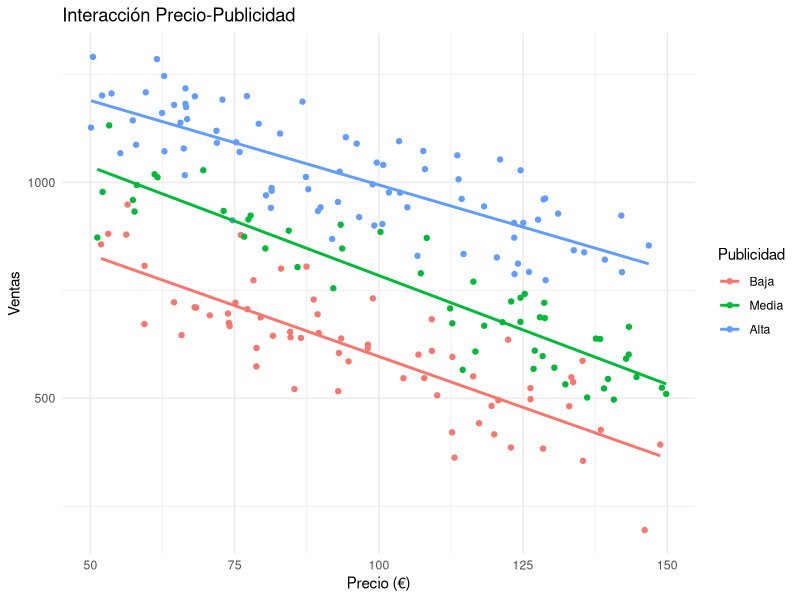

Write R code to recreate this figure.
## ---- chunk 1
# Generar datos de ejemplo con diferentes escalas
set.seed(123)
n <- 100

# Variable de ejemplo: Ingresos en miles de euros
ingresos <- rnorm(n, mean = 50, sd = 15)

# Aplicar diferentes transformaciones
ingresos_std <- scale(ingresos)[,1]  # Estandarización
ingresos_norm <- (ingresos - min(ingresos)) / (max(ingresos) - min(ingresos))  # Min-Max
ingresos_robust <- (ingresos - median(ingresos)) / IQR(ingresos)  # Robusto

# Crear tabla comparativa
library(knitr)
tabla_escalado <- data.frame(
  Método = c("Original", "Estandarización", "Min-Max", "Escalado Robusto"),
  Media = round(c(mean(ingresos), mean(ingresos_std), mean(ingresos_norm), median(ingresos_robust)), 3),
  Desviación = round(c(sd(ingresos), sd(ingresos_std), sd(ingresos_norm), mad(ingresos_robust)), 3),
  Mínimo = round(c(min(ingresos), min(ingresos_std), min(ingresos_norm), min(ingresos_robust)), 3),
  Máximo = round(c(max(ingresos), max(ingresos_std), max(ingresos_norm), max(ingresos_robust)), 3),
  Rango = round(c(
    max(ingresos) - min(ingresos),
    max(ingresos_std) - min(ingresos_std),
    max(ingresos_norm) - min(ingresos_norm),
    max(ingresos_robust) - min(ingresos_robust)
  ), 3)
)

kable(tabla_escalado, caption = "Comparación de métodos de escalado en variable Ingresos")
## ---- chunk 2
# Datos con outliers
set.seed(456)
datos_normales <- rnorm(95, 10, 2)
outliers <- c(25, 30, 35, 40, 45)
datos_outliers <- c(datos_normales, outliers)

# Aplicar diferentes métodos de escalado
std_clasica <- scale(datos_outliers)[,1]
norm_minmax <- (datos_outliers - min(datos_outliers)) / (max(datos_outliers) - min(datos_outliers))
escalado_robusto <- (datos_outliers - median(datos_outliers)) / IQR(datos_outliers)

# Crear tabla comparativa
library(knitr)
tabla_outliers <- data.frame(
  Método = c("Original", "Estandarización", "Min-Max", "Escalado Robusto"),
  Media_Mediana = round(c(mean(datos_outliers), mean(std_clasica), mean(norm_minmax), median(escalado_robusto)), 3),
  Desviación = round(c(sd(datos_outliers), sd(std_clasica), sd(norm_minmax), mad(escalado_robusto)), 3),
  Mínimo = round(c(min(datos_outliers), min(std_clasica), min(norm_minmax), min(escalado_robusto)), 3),
  Máximo = round(c(max(datos_outliers), max(std_clasica), max(norm_minmax), max(escalado_robusto)), 3),
  Q25_Q75 = c(
    paste(round(quantile(datos_outliers, c(0.25, 0.75)), 2), collapse = " - "),
    paste(round(quantile(std_clasica, c(0.25, 0.75)), 2), collapse = " - "),
    paste(round(quantile(norm_minmax, c(0.25, 0.75)), 2), collapse = " - "),
    paste(round(quantile(escalado_robusto, c(0.25, 0.75)), 2), collapse = " - ")
  )
)

kable(tabla_outliers, caption = "Comparación de métodos de escalado con outliers presentes")
## ---- chunk 3
# Crear datos de ejemplo
suppressPackageStartupMessages(library(caret))
datos <- data.frame(
  ID = 1:5,
  Color = c("Rojo", "Verde", "Azul", "Rojo", "Verde")
)
## ---- chunk 4
one_hot_completo <- model.matrix(~ Color - 1, data = datos)
one_hot_completo
## ---- chunk 5

one_hot_referencia <- model.matrix(~ Color, data = datos)[, -1]
one_hot_referencia
## ---- chunk 6
dummy_vars <- dummyVars(~ Color, data = datos, fullRank = TRUE)
one_hot_caret <- predict(dummy_vars, newdata = datos)
one_hot_caret
## ---- chunk 7
# Crear datos de ejemplo
datos <- data.frame(
  ID = 1:5,
  Satisfaccion = c("Muy Insatisfecho", "Insatisfecho", "Neutral", "Satisfecho", "Muy Satisfecho")
)

# Convertir en factor ordenado
datos$Satisfaccion_factor <- factor(datos$Satisfaccion, 
                                     levels = c("Muy Insatisfecho", "Insatisfecho", "Neutral", "Satisfecho", "Muy Satisfecho"), 
                                     ordered = TRUE)

# Codificación ordinal manual
datos$Satisfaccion_codificada <- as.numeric(datos$Satisfaccion_factor)

# Verificar la codificación
datos
## ---- chunk 8
# Simular variable respuesta correlacionada con el orden
set.seed(123)
datos$Puntuacion <- c(2, 4, 6, 8, 10) + rnorm(5, mean = 0, sd = 0.5)

# Modelo de regresión
modelo <- lm(Puntuacion ~ Satisfaccion_codificada, data = datos)
summary(modelo)
## ---- chunk 9
# Simulación: efecto de precio y publicidad en ventas
# con interacción (mayor publicidad reduce sensibilidad al precio)
set.seed(789)
n <- 200
precio <- runif(n, 50, 150)  # precio en euros
publicidad <- runif(n, 0, 10)  # gasto en publicidad (miles €)

# Efecto principal negativo del precio, positivo de publicidad
# Interacción: mayor publicidad reduce sensibilidad negativa al precio
ventas <- 1000 - 5*precio + 50*publicidad + 0.8*precio*publicidad/10 + 
          rnorm(n, 0, 50)

datos_inter <- data.frame(precio, publicidad, ventas)

# Modelo con interacción
modelo_interaccion <- lm(ventas ~ precio * publicidad, data = datos_inter)
summary(modelo_interaccion)

# Interpretación del coeficiente de interacción
coef_int <- coef(modelo_interaccion)
cat("Interpretación de la interacción:\n")
cat("Coeficiente interacción:", round(coef_int[4], 3), "\n")
cat("Efecto precio cuando publicidad=0:", round(coef_int[2], 2), "\n")
cat("Efecto precio cuando publicidad=5:", round(coef_int[2] + 5*coef_int[4], 2), "\n")
cat("Efecto precio cuando publicidad=10:", round(coef_int[2] + 10*coef_int[4], 2), "\n")

# Visualización de la interacción
library(ggplot2)
# Crear grupos de publicidad para visualizar
datos_inter$pub_grupo <- cut(datos_inter$publicidad, 
                            breaks = 3, 
                            labels = c("Baja", "Media", "Alta"))

ggplot(datos_inter, aes(x = precio, y = ventas, color = pub_grupo)) +
  geom_point() +
  geom_smooth(method = "lm", se = FALSE) +
  labs(title = "Interacción Precio-Publicidad",
       x = "Precio (€)", y = "Ventas", color = "Publicidad") +
  theme_minimal()
